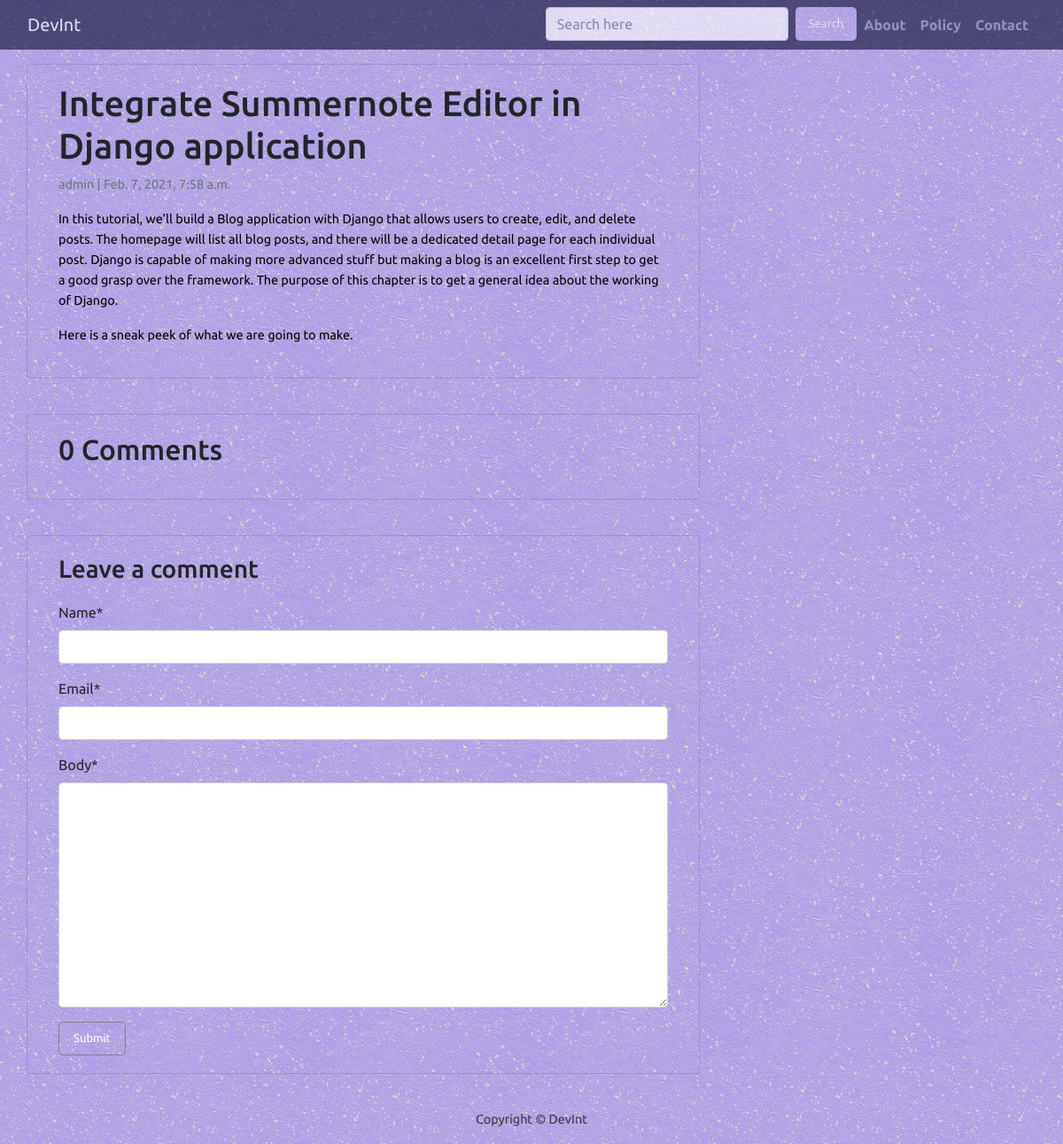
/integrate-summernote-editor-django-application/, run on the app's committed database.
### blog/models.py (models this page shows, shortened)
class Post(models.Model):
    title = models.CharField(max_length=200, unique=True)
    slug = models.SlugField(max_length=200, unique=True)
    author = models.ForeignKey(
        User, on_delete=models.CASCADE, related_name="blog_posts"
    )
    updated_on = models.DateTimeField(auto_now=True)
    content = models.TextField()
    created_on = models.DateTimeField(auto_now_add=True)
    status = models.IntegerField(choices=STATUS, default=0)
    class Meta:
        ordering = ["-created_on"]

### blog/views.py (the view)
# urls.py: path("<slug:slug>/", views.post_detail, name="post_detail"),
def post_detail(request, slug):
    template_name = "post_detail.html"
    post = get_object_or_404(Post, slug=slug)
    comments = post.comments.filter(active=True).order_by("-created_on")
    new_comment = None
    if request.method == "POST":
        comment_form = CommentForm(data=request.POST)
        if comment_form.is_valid():
            new_comment = comment_form.save(commit=False)
            new_comment.post = post
            new_comment.save()
    else:
        comment_form = CommentForm()
    return render(
        request,
        template_name,
        {
            "post": post,
            "comments": comments,
            "new_comment": new_comment,
            "comment_form": comment_form,
        }
    )

### blog/forms.py
class CommentForm(forms.ModelForm):
    class Meta:
        model = Comment
        fields = ('name', 'email', 'body')

### templates/post_detail.html (shortened to what this page needs)
{% extends 'base.html' %} {% block content %}
{% load crispy_forms_tags %}
<div class="container">
  <div class="row">
    <div class="col-md-8 card mb-4  mt-3 left  top">
      <div class="card-body">
        <h1>{% block title %} {{ post.title }} {% endblock title %}</h1>
        <p class=" text-muted">{{ post.author }} | {{ post.created_on }}</p>
        <p class="card-text ">{{ post.content | safe }}</p>
      </div>
    </div>
    <div class="col-md-8 card mb-4  mt-3 ">
      <div class="card-body">
        {% with comments.count as total_comments %}
        <h2>{{ total_comments }} Comments</h2>
          {% endwith %}
      </div>
    </div>
    <div class="col-md-8 card mb-4  mt-3 ">
      <div class="card-body">
        {% if new_comment %}
        <div class="alert alert-success" role="alert">
          Your comment is awaiting moderation
        </div>
        {% else %}
        <h3>Leave a comment</h3>
        <form method="post" style="margin-top: 1.3em;">
          {{ comment_form | crispy }}
          <button type="submit" class="btn btn-primary  btn-lg">Submit</button>
        </form>
        {% endif %}
      </div>
    </div>
  </div>
</div>
{% endblock content %}

### static/css/base.css (style rules this page uses)
html { scroll-behaviour: smooth; }
* { margin: 0; padding:0; box-sizing:border-box; font-family: 'Ubuntu', sans-serif; }
p { font-size: 0.9rem; line-height: 1.6; color:#000; }
body { font-family: 'Ubuntu', sans-serif; background-image:url("/static/image/008.png"); }
body:before { content:""; position: fixed; top: 0%; bottom: 0%; left: 0; right: 0; opacity: 0.2; z-index: -1; background-image: url("/static/image/003.jpeg"); background-repeat: repeat; }
.card { background-image:url("/static/image/008.png"); }
.btn { border-color: transparent; font-size: small; size: 50px bold; background-image: url("/static/image/008.png"); border: 0.4px solid gray; border-radius: 5px; color: #fff; }

### data on the page
Post: title "Integrate Summernote Editor in Django application", author "admin", created_on "Feb. 7, 2021, 7:58 a.m.", content "In this tutorial, we’ll build a Blog application with Django that allows users to create, edit, and delete posts. The homepage will list all blog posts, and there will be a dedicated detail page for each individual post. Django is capable of making more advanced stuff but making a blog is an excellent first step to get a good grasp over the framework. The purpose of this chapter is to get a general idea about the working of Django. Here is a sneak peek of what we are going to make."

### other printed values
{{ total_comments }} "0"
